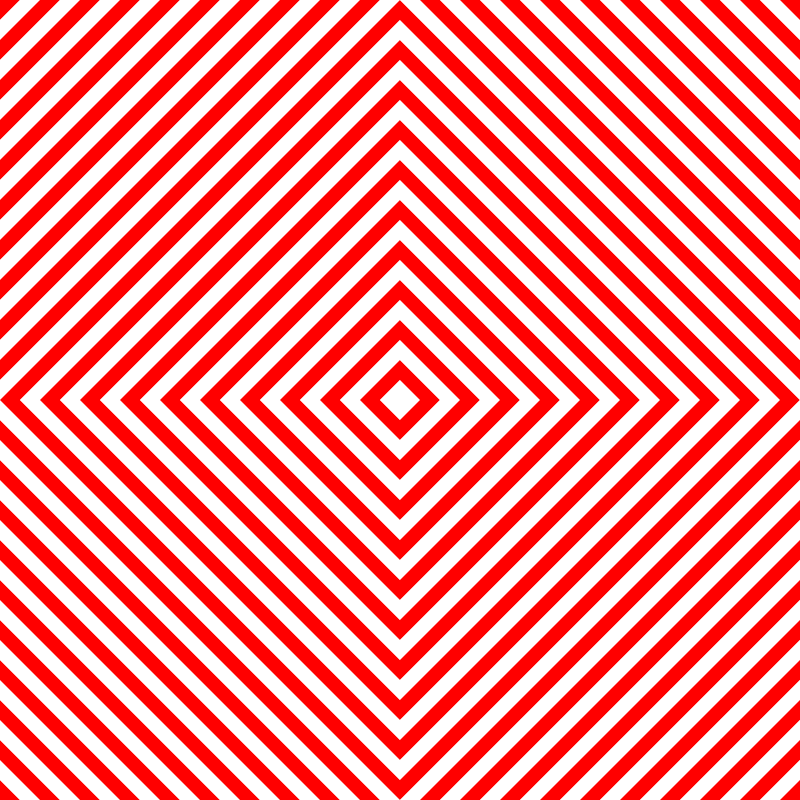
Frame 1 (no input)
Frame 60 (no input): identical to frame 1, image omitted
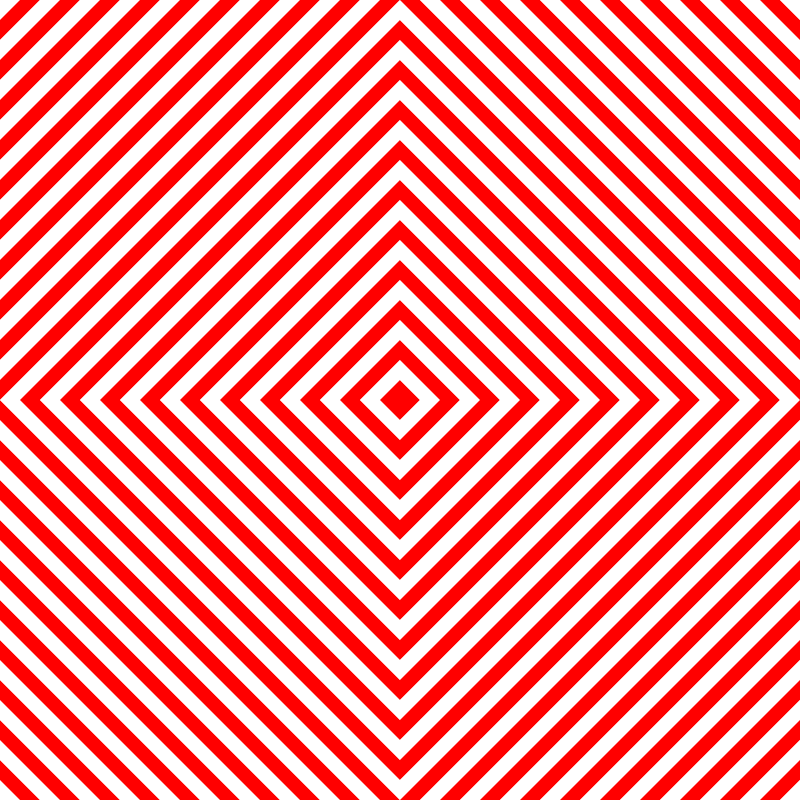
Frame 120 (the mouse pressed at the canvas centre since frame 60)

The p5.js sketch that drew these frames (run headless with seeded random() and noise() and a simulated clock; from frame 60 on, the mouse is pressed at the canvas centre):

// p5.js sketch
// ── sketch.js
let c1, c2;
let numStripes = 20;

function setup() {
  createCanvas(800, 800);
  c1 = "white";
  c2 = "red";
  noStroke();
}

function draw() {
  background(255);

  fill(255);
  rect(100, 100, 200, 200)

  diagonalFillForward(0, 0, width/2, height/2, numStripes, c1, c2);
  diagonalFillBack(width/2, 0, width/2, height/2, numStripes, c2, c1);
  diagonalFillBack(0, height/2, width/2, height/2, numStripes, c1, c2);
  diagonalFillForward(width/2, height/2, width/2, height/2, numStripes, c2, c1);

  
  if(frameCount % 100 == 0){
    let tempColor = c1;
    c1 = c2;
    c2 = tempColor;
  }

}

function diagonalFillBack(x, y, w, h, c, color1, color2){
  //start in lower left corner
  let numStripes = c;

  let sw = w / numStripes;

  let x1, y1, x2, y2;

  let px1 = x, py1 = y + h, px2 = x, py2 = y + h; //set all previous points to bottom left hand corner

  for(let i = 0; i < numStripes * 2 + 1; i++){
    x1 = x + i * sw; //move along x

    if(x1 > x + w){  //x1 exceeds the right bounds
      y1 = y + h - (x1 - (x+w)); //how far off are ya? move up the y this amount! 
      x1 = x+w; //max x out at the right bounds
    } else {
      y1 = y + h; //else y is the bottom bounds
    }

    y2 = y + h - i * sw; //move along y

    if(y2 < y){ //if y2 is less than y, the top of the square
      x2 = x + (y - y2); //how far off are ya? move right by this amount!
      y2 = y; //max y a the top of the bounds
    } else {
      x2 = x; //else x is the left hand side
    }

    if(i % 2 == 0){ 
      fill(color1);
    } else {
      fill(color2);
    }

    // line(x1, y1, x2, y2); //for simplified testing
    beginShape();
    vertex(x1, y1);
    vertex(x2, y2);
    vertex(px2, py2);
    vertex(px1, py1);
    endShape();

    //update the previous
    px1 = x1;
    py1 = y1;
    px2 = x2;
    py2 = y2;
  }
}

function diagonalFillForward(x, y, w, h, c, color1, color2){
  //start in lower left corner
  let numStripes = c;

  let sw = w / numStripes;

  let x1, y1, x2, y2;

  let px1 = x, py1 = y; px2 = x, py2 = y; //set all previous points to top left corner 

  for(let i = 0; i < numStripes * 2 + 1; i++){
    x1 = x + i * sw; //move along x

    if(x1 > x + w){ //if x is greate than the right side bounds
      y1 = y + (x1 - (x+w)); //how far off are ya? ove up this amount
      x1 = x+w; //max x out at the right hand side;
    } else { 
      y1 = y; //y1 is at the top of the bounds
    }

    y2 = y + i * sw; //move along the y

    if(y2 > y + h){ //if y2 is greater than the bottom limit
      x2 = x + (y2 - (y + h)); //how far off are ya? move the x by this amoutn
      y2 = y + h; //limit y2 to the bottom of the bounds
    } else {
      x2 = x; //x2 is on the left hand side
    }

    if(i % 2 == 0){
      fill(color1);
    } else {
      fill(color2);
    }

    // line(x1, y1, x2, y2); //debug 
    beginShape();
    vertex(x1, y1);
    vertex(x2, y2);
    vertex(px2, py2);
    vertex(px1, py1);
    endShape(CLOSE);

    //update the previous
    px1 = x1;
    py1 = y1;
    px2 = x2;
    py2 = y2;
  }
}

//you started with this as a poc
function diagonalLines(x, y, w, h){
  //start in lower left corner
  let numStripes = 8;

  let sw = w / numStripes;

  let x1, y1, x2, y2;

  for(let i = 0; i < numStripes * 2; i++){
    x1 = x + i * sw;

    if(x1 > x + w){
      y1 = y + h - ((x + i * sw) - (x+w));
      x1 = x+w;
    } else {
      y1 = y + h;
    }

    y2 = y + h - i * sw;

    if(y2 < y){ //if y is greater than the
      x2 = x + w - (y2 + y);
      y2 = y;
    } else {
      x2 = x
    }

    line(x1, y1, x2, y2);
  }
}
